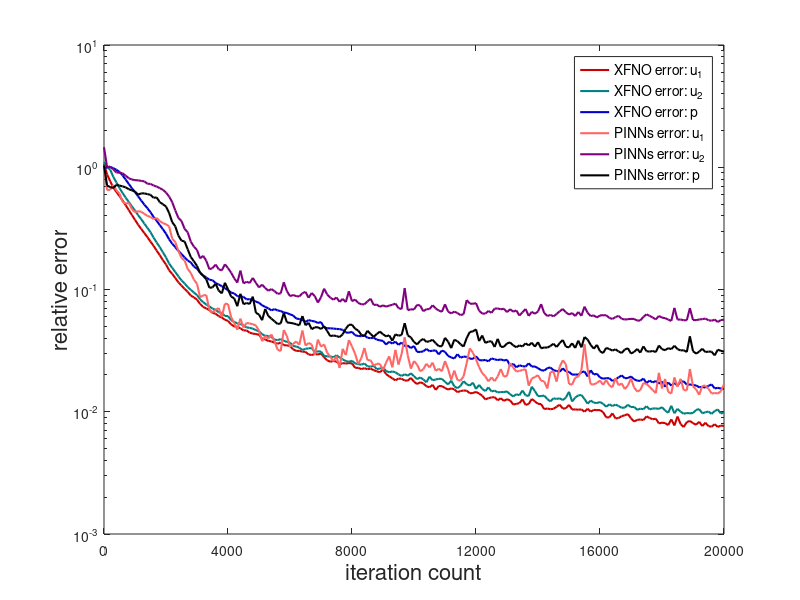

Write the MATLAB code that produced this figure.
clear; clc
format short
format compact

%%
error = textread('error_u0_history_xfno.txt');
semilogy(0:200,error(1:201,:),'-','color',[0.8,0.0,0.0],'linewidth',1.5); hold on

error = textread('error_u1_history_xfno.txt');
semilogy(0:200,error(1:201,:),'-','color',[0.0,0.5,0.5],'linewidth',1.5); hold on

error = textread('error_p_history_xfno.txt');
semilogy(0:200,error(1:201,:),'-','color',[0.0,0.0,0.8],'linewidth',1.5); hold on

error = textread('error_u0_history_pinns_10.txt');
semilogy(0:200,error(1:201,:),'-','color',[1.0,0.4,0.4],'linewidth',1.5); hold on

error = textread('error_u1_history_pinns_10.txt');
semilogy(0:200,error(1:201,:),'-','color',[0.5,0.0,0.5],'linewidth',1.5); hold on

error = textread('error_p_history_pinns_10.txt');
semilogy(0:200,error(1:201,:),'-','color',[0.0,0.0,0.0],'linewidth',1.5); hold on

legend('XFNO error: u_1', 'XFNO error: u_2', 'XFNO error: p', ...
       'PINNs error: u_1', 'PINNs error: u_2', 'PINNs error: p', 'fontsize',10)
xticks([0,40,80,120,160,200])
xticklabels({'0','4000','8000','12000','16000','20000'})
xlabel('iteration count','fontsize',16); ylabel('relative error','fontsize',16)